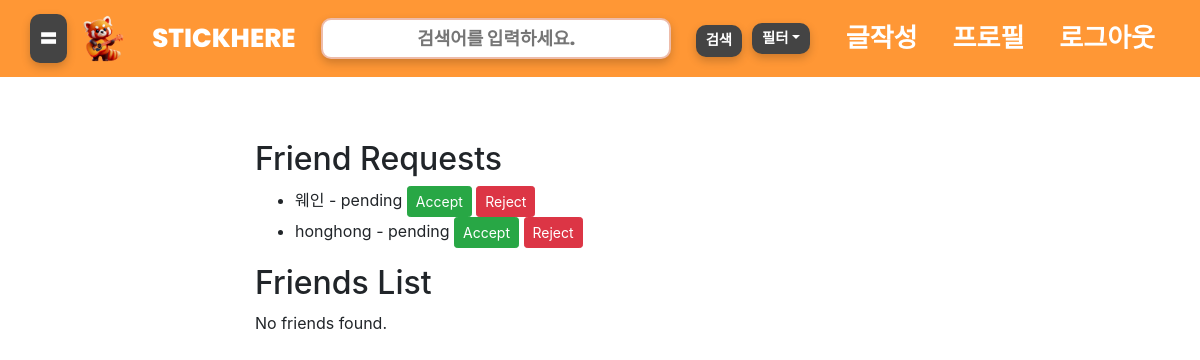
Before: /friend_requests/ (signed in) with the older database file.
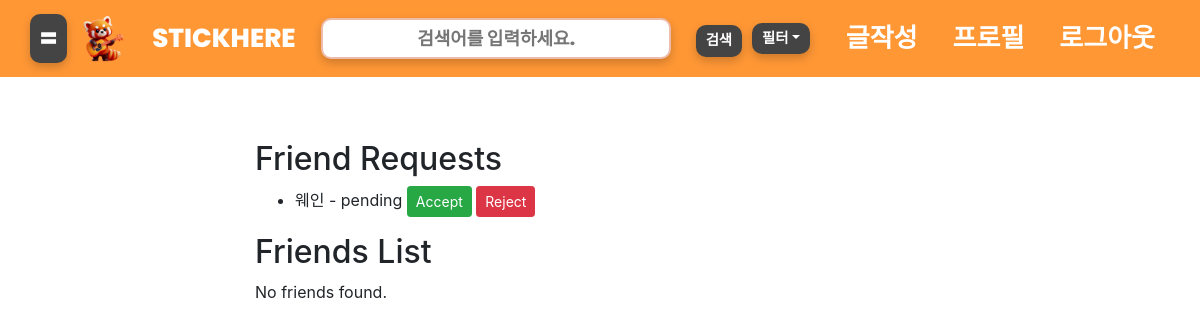
After: the same page with the newer database file.
### account/models.py (models this page shows, shortened)
class FriendRequst(models.Model):
    from_user = models.ForeignKey(User, related_name='friend_requests_sent', on_delete=models.CASCADE)
    to_user = models.ForeignKey(User, related_name='friend_requests_received', on_delete=models.CASCADE)
    status = models.CharField(max_length=20, choices=[('pending', 'Pending'), ('accepted', 'Accepted'), ('rejected', 'Rejected')], default='pending')
    created_at = models.DateTimeField(auto_now_add=True)

class User(AbstractBaseUser):
    email = models.EmailField(verbose_name='email', max_length=80, unique=True)
    nickname = models.CharField(verbose_name='닉네임', max_length=100)
    lat = models.FloatField(verbose_name='위도', max_length=10, default=33.450701)
    lnt = models.FloatField(verbose_name='경도', max_length=10, default=126.570667)
    gender= models.CharField(verbose_name='성별',max_length=50, choices=User_gender.choices, default=User_gender.male)
    number = models.CharField(verbose_name='연락처', max_length=50)
    birth = models.DateField()
    hobbies = MultiSelectField(choices=Hobby_choices.choices, verbose_name='취미', default=Hobby_choices.기타, null=True,help_text='다중선택 가능')
    user_type = models.CharField(verbose_name='유저타입',max_length=50, choices=User_type.choices, default=User_type.일반)
    img = models.ImageField(upload_to='media/uploads/', blank=True, null=True, default='uploads/logo.png')
    is_active = models.BooleanField(default=True)
    is_admin = models.BooleanField(default=False)
    objects=UserManager()
    USERNAME_FIELD = 'email'
    REQUIRED_FIELDS = ['nickname','number']

### account/views.py (the view)
# urls.py: path('friend_requests/', view=friend_request_list, name='friend_request_list'),
@login_required
def friend_request_list(request):
    received_requests = FriendRequst.objects.filter(to_user=request.user, status='pending')
    sent_requests = FriendRequst.objects.filter(from_user=request.user, status='pending')
    return render(request, 'friend_requests.html', {
        'received_requests': received_requests,
        'sent_requests': sent_requests
    })

### account/templates/friend_requests.html (shortened to what this page needs)
{% extends "base.html" %}
{% block content %}
<main class="container">
    <h2>Friend Requests</h2>
    <ul>
        {% for request in received_requests %}
            <li>
                {{ request.from_user.nickname }} - {{ request.status }}
                {% if request.status == 'pending' %}
                    <a href="{% url 'accept_friend_request' request.id %}" class="btn btn-success btn-sm">Accept</a>
                    <a href="{% url 'reject_friend_request' request.id %}" class="btn btn-danger btn-sm">Reject</a>
                {% elif request.status == 'accepted' %}
                    <span class="text-success">Accepted</span>
                {% elif request.status == 'rejected' %}
                    <span class="text-danger">Rejected</span>
                {% endif %}
            </li>
        {% empty %}
            <li>No friend requests received.</li>
        {% endfor %}
    </ul>
    <h2>Friends List</h2>
    <div>
        {% if friends %}
            <ul>
                {% for friend in friends %}
                    <li>{{ friend.nickname }}</li>
                {% endfor %}
            </ul>
        {% else %}
            <p>No friends found.</p>
        {% endif %}
    </div>
</main>
{% endblock %}

Changed rows visible on the page:
removed FriendRequst: from_user.nickname "honghong", status "pending", shows "Accept"
